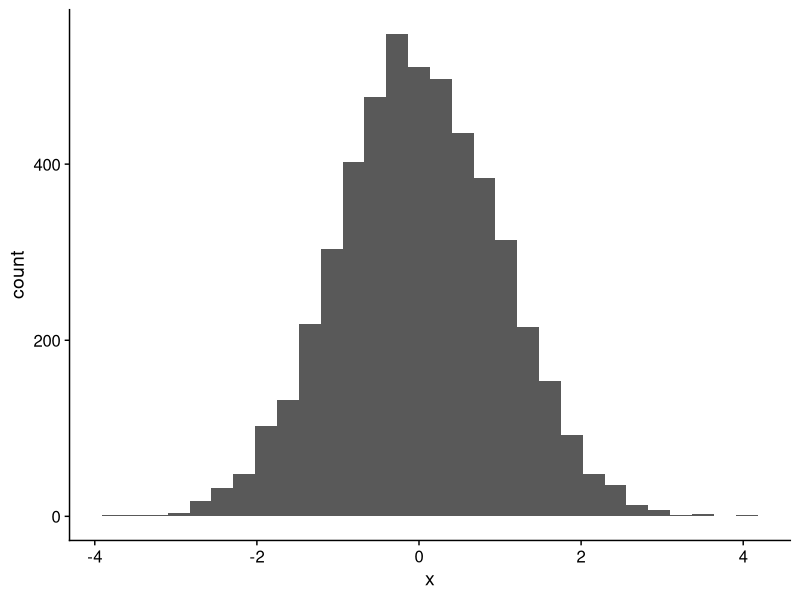
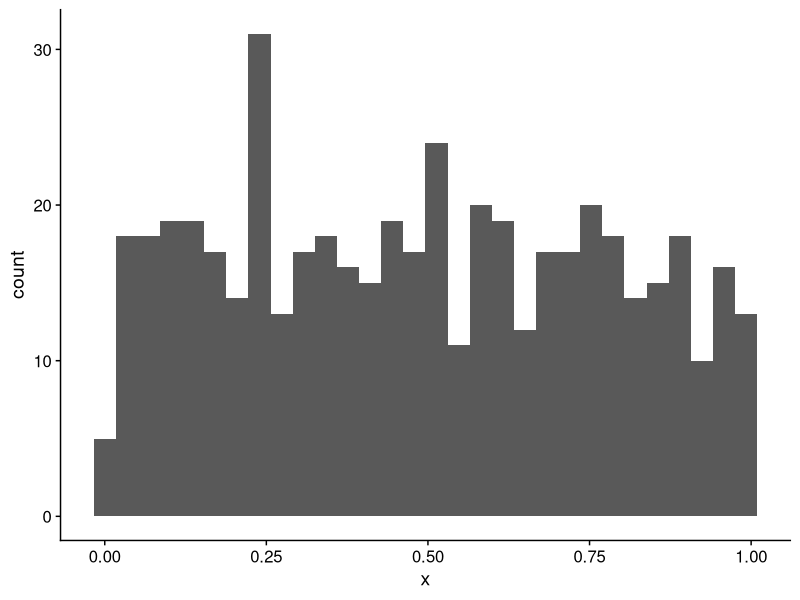
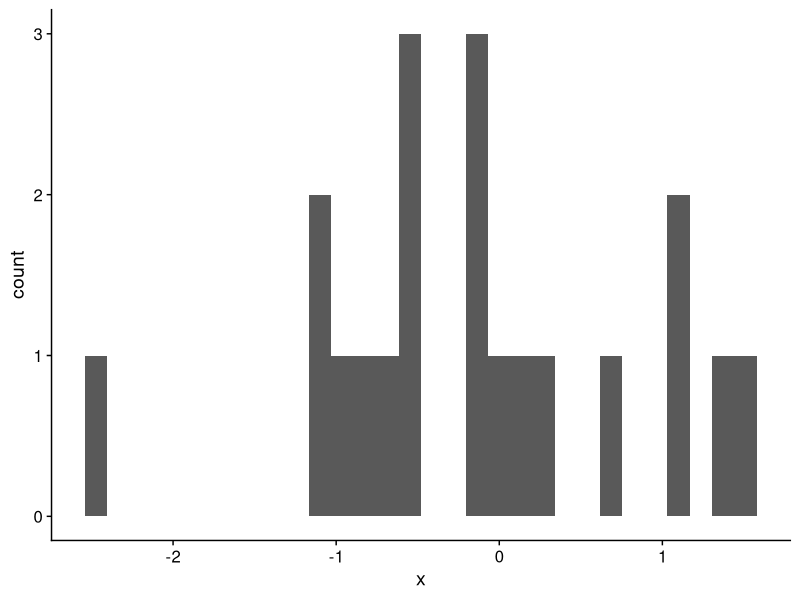
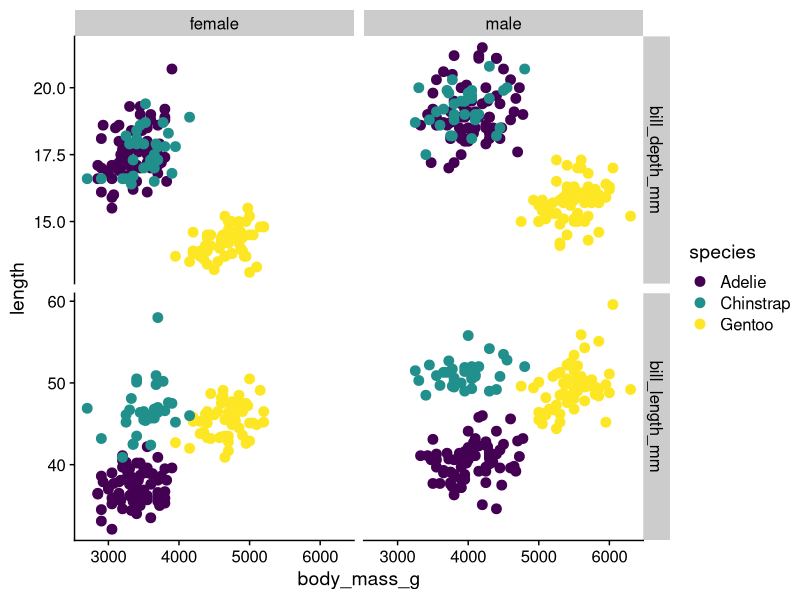
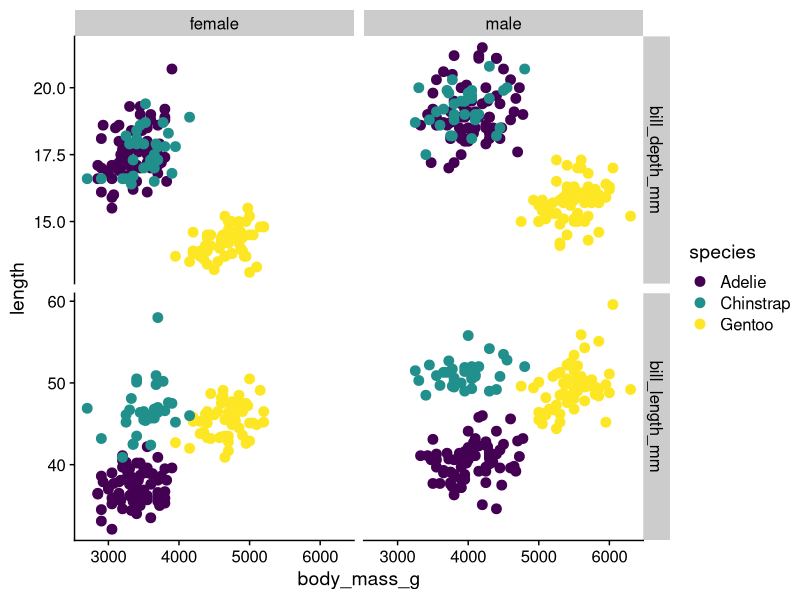
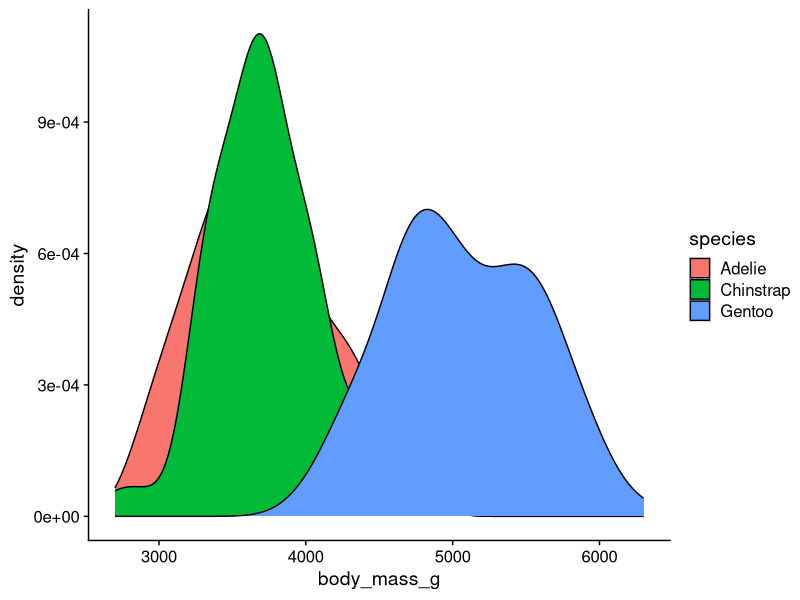
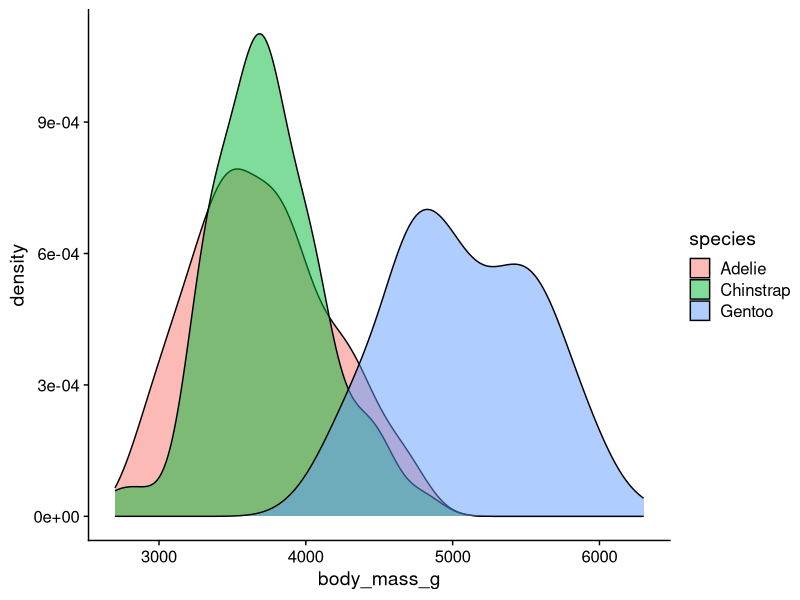
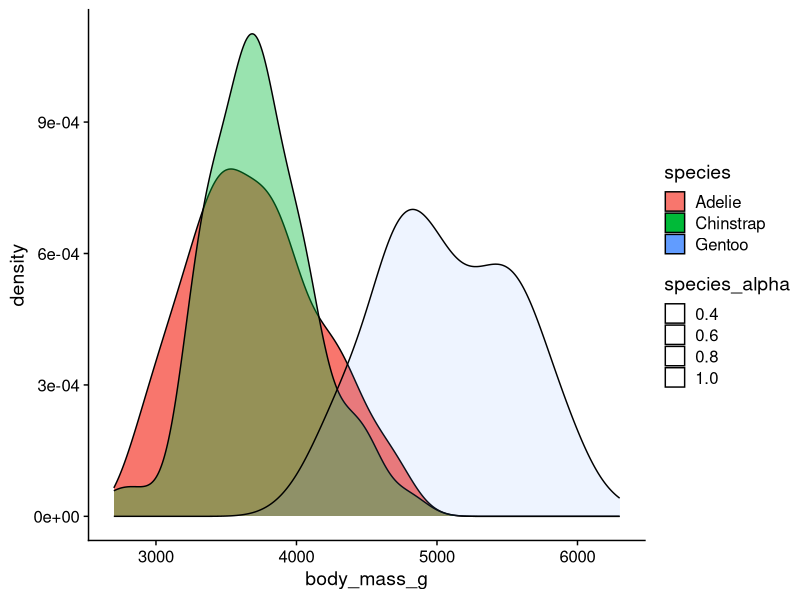

Reproduce these figures in R, in order.
## ---- chunk 1
library(tidyverse)
library(cowplot)
theme_set(theme_cowplot())

library(palmerpenguins)
island_data <- tibble(
  island = as.character(levels(penguins$island)),
  latitude = c(-64.766667, -65.433333, -64.733333),
  longitude = c( -64.083333, -65.5, -64.233333)
)
## ---- chunk 2
x <- rnorm(5000)
ggplot(tibble(x), aes(x)) +
  geom_histogram(bins = 30)
## ---- chunk 3
shapiro.test(x)
## ---- chunk 4
x <- runif(500)
ggplot(tibble(x), aes(x)) +
  geom_histogram(bins = 30)
## ---- chunk 5
shapiro.test(x)
## ---- chunk 6
x <- rnorm(20)
ggplot(tibble(x), aes(x)) +
  geom_histogram(bins = 30)
## ---- chunk 7
shapiro.test(x)
## ---- chunk 8
str(airquality)
## ---- chunk 9
airquality[c(1, 3, 5), ]
airquality |> slice(1, 3, 5)
## ---- chunk 10
airquality[sample(1:nrow(airquality), 7), ]

airquality |> slice_sample(n = 7)
## ---- chunk 11
airquality[sample(1:nrow(airquality), nrow(airquality) %/% 20), ]

airquality |> slice_sample(prop = 0.05)
## ---- chunk 12
library(palmerpenguins)
head(penguins)
## ---- chunk 13
island_data
## ---- chunk 14
penguins_long <- penguins |>
  select(species, sex, body_mass_g, bill_length_mm, bill_depth_mm) |> 
  pivot_longer(cols = -c(species, sex, body_mass_g),
               names_to = "bill_measure",
               values_to = "length") |> 
  drop_na()

ggplot(penguins_long, aes(x = body_mass_g, y = length, color = species)) +
  geom_point(size = 3) +
  scale_colour_viridis_d() +
  facet_grid(bill_measure ~ sex, scales = "free_y")
## ---- chunk 15
penguins_long <- penguins |>
  select(species, sex, body_mass_g, bill_length_mm, bill_depth_mm) |> 
  pivot_longer(cols = c(bill_length_mm, bill_depth_mm),
               names_to = "bill_measure",
               values_to = "length") |> 
  drop_na()
## ---- chunk 16
penguins_long <- penguins |>
  select(species, sex, body_mass_g, bill_length_mm, bill_depth_mm) |> 
  pivot_longer(cols = -c(species, sex, body_mass_g),
               names_to = "bill_measure",
               values_to = "length") |> 
  drop_na()
## ---- chunk 17
penguins_long
## ---- chunk 18
ggplot(penguins_long, aes(x = body_mass_g, y = length, color = species)) +
  geom_point(size = 3) +
  scale_colour_viridis_d() +
  facet_grid(bill_measure ~ sex, scales = "free_y")
## ---- chunk 19
penguins_long <- penguins_long |> 
  mutate(bill_measure = str_remove(bill_measure, "_mm"),
         bill_measure = str_remove(bill_measure, "bill_"))

head(penguins_long)
## ---- chunk 20
penguins_long |> 
  pivot_wider(id_cols = c(species, sex, body_mass_g),
              names_from = bill_measure, values_from = length)
## ---- chunk 21
penguins_long |> 
  group_by(species, sex, body_mass_g) |> 
  tally()
## ---- chunk 22
island_data
## ---- chunk 23
intersect(colnames(penguins), colnames(island_data))
## ---- chunk 24
left_join(penguins, island_data)
## ---- chunk 25
penguins <- penguins |> 
  mutate(log_bill_length = log10(bill_length_mm),
         log_bill_depth = log10(bill_depth_mm))

str(penguins)
## ---- chunk 26
penguins$log_body_mass <- log10(penguins$body_mass_g)

str(penguins)
## ---- chunk 27
penguins |> 
  group_by(species, sex, island) |> 
  summarize(mean_log_mass = mean(log_body_mass),
            mean_log_bill_length = mean(log_bill_length),
            .groups = "drop")
## ---- chunk 28
penguins |> 
  drop_na(sex) |> 
  group_by(species, sex, island) |> 
  summarize(mean_log_mass = mean(log_body_mass),
            mean_log_bill_length = mean(log_bill_length),
            .groups = "drop")
## ---- chunk 29
penguins <- penguins |> 
  drop_na(body_mass_g)
## ---- chunk 30
ggplot(penguins, aes(body_mass_g, fill = species)) +
  geom_density()
## ---- chunk 31
ggplot(penguins, aes(body_mass_g, fill = species)) +
  geom_density(alpha = 0.5)
## ---- chunk 32
penguins <- penguins |> 
  mutate(species_alpha = case_when(
    species == "Adelie" ~ 1,
    species == "Chinstrap" ~ 0.5,
    species == "Gentoo" ~ 0.25
  ))
penguins |> select(species, species_alpha) |> slice_sample(n = 10)
## ---- chunk 33
ggplot(penguins, aes(body_mass_g, fill = species,
                     alpha = species_alpha)) +
  geom_density()
## ---- chunk 34
library(ggridges)
ggplot(penguins, aes(x = body_mass_g, y = species, fill = species)) +
  geom_density_ridges(alpha = 0.5)
## ---- chunk 35
ggplot(penguins, aes(body_mass_g, color = species, fill = species)) +
  geom_histogram(bins = 30, alpha = 0.5)
## ---- chunk 36
ggplot(penguins, aes(log_bill_length, log_bill_depth, color = species,
                     size = log_body_mass)) +
  geom_point()
